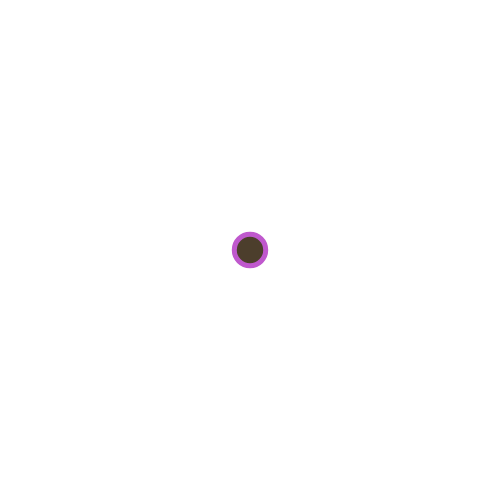
Frame 1 (no input)
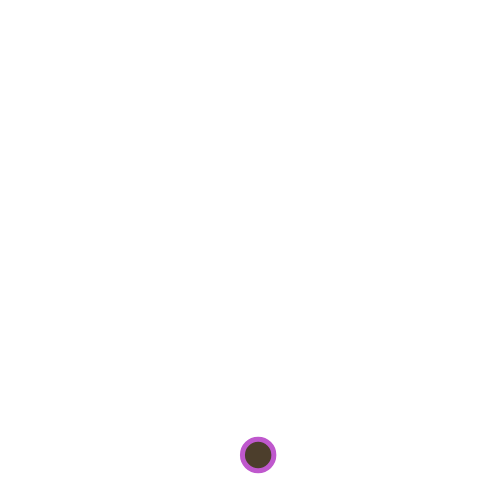
Frame 60 (no input)
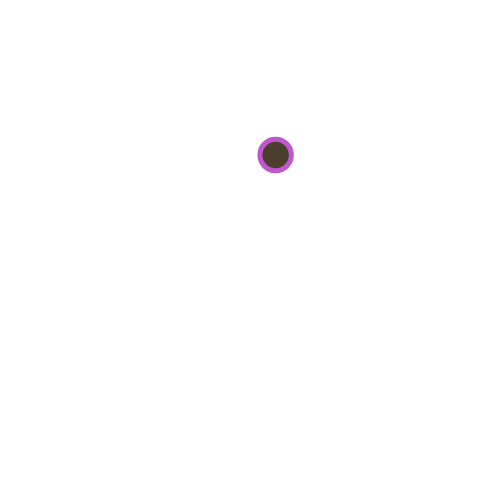
Frame 120 (the mouse pressed at the canvas centre since frame 60)

The p5.js sketch that drew these frames (run headless with seeded random() and noise() and a simulated clock; from frame 60 on, the mouse is pressed at the canvas centre):

// p5.js sketch
// ── sketch.js
var particle;
function preload(){
}

function setup() {
    var canvas = createCanvas(500, 500);

    strokeWeight(5);
    particle = new Particle(250,250);
}


function draw(){
    background("white");
    particle.display();

}


function Particle(x,y){
    this.x = x;
    this.y = y;
    this.size = random(10,40);
    this.speed = random(0,1) > 0.5 ? 5: -5;
    this.rs = random(255);
    this.gs = random(255);
    this.bs = random(255);
    this.r = random(255);
    this.g = random(255);
    this.b = random(255);
    this.xNoiseOffset = random(0,1000);


    this.display = function(){
        stroke(this.rs,this.gs,this.bs);
        fill(this.r, this.g, this.b);
        ellipse(this.x, this.y, this.size);

        this.y+=this.speed;

        if(dist(mouseX, mouseY, this.x, this.y) <= this.size+10){
            stroke(0,0,0);
            line(this.x-this.size, this.y, this.x+this.size, this.y);
            line(this.x, this.y+this.size, this.x, this.y-this.size);

        }

        var xMovement = map( noise(this.xNoiseOffset), 0, 1, -1, 1 );
        this.x += xMovement;
        if(this.x>=width) this.x = width;
        if(this.x<=0) this.x = 0;
        this.xNoiseOffset += 0.01;

        if(this.y>=500) this.y = 0;
        else if(this.y <=0) this.y = height;


    }

}
